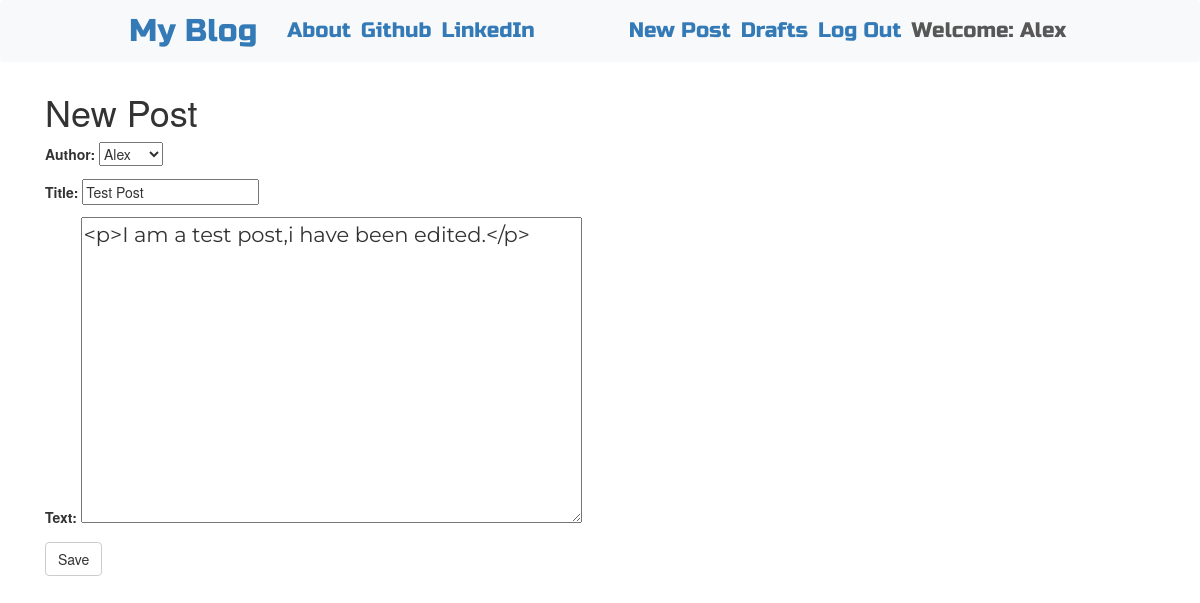
Screenshot of /post/2/edit/ (signed in) with the database file from the repository.
### blog/models.py (models this page shows, shortened)
class Post(models.Model):
    author = models.ForeignKey('auth.User',on_delete=models.CASCADE)
    title = models.CharField(max_length=200)
    text = models.TextField()
    created_date = models.DateTimeField(default=timezone.now)
    published_date = models.DateTimeField(blank=True, null=True)

### blog/views.py (the view)
# urls.py: path("post/<int:pk>/edit/", views.PostUpdateView.as_view(), name = 'post_edit'),
class PostUpdateView(LoginRequiredMixin, UpdateView):
    login_url = '/login/'
    redirect_field_name = 'blog/post_detail.html'
    form_class = PostForm
    model = Post

### blog/forms.py
class PostForm(forms.ModelForm):
    class Meta():
        model = Post
        fields = ('author', 'title', 'text')
        widgets = {
            'title':forms.TextInput(attrs={'class':'textinputclass'}),
            'text':forms.Textarea(attrs = {'class':'editable medium-editor-textarea postcontent '})
        }

### blog/templates/blog/post_form.html (shortened to what this page needs)
{% extends "blog/base.html" %}
{% block content %}
    <h1>New Post</h1>
    <form class = "post-form" method="POST">
        {{form.as_p}}
        <button type="submit" class = "save btn btn-default">Save</button>
    </form>
{% endblock %}

### blog/templates/blog/base.html (shortened to what this page needs)
<!DOCTYPE html>
{% load static %}
<html lang="en">
<head>
    <link href="https://cdn.jsdelivr.net/npm/bootstrap@5.3.0-alpha2/dist/css/bootstrap.min.css" rel="stylesheet">
    <link rel="stylesheet" href="https://maxcdn.bootstrapcdn.com/bootstrap/3.4.0/css/bootstrap.min.css">
    <link rel="stylesheet" href="//cdn.jsdelivr.net/npm/medium-editor@latest/dist/css/medium-editor.min.css" type="text/css" media="screen" charset="utf-8">
    <link rel="stylesheet" href= "{% static 'css/blog.css'%}">
</head>
<body class = "loader">
    <nav class="navbar navbar-expand-sm bg-light techfont custom-navbar">
        <div class = "container">
            <div class="navbar-nav align-items-center">
                <li class = "navbar-brand bigbrand"><a href="{% url 'post_list' %}">My Blog</a></li>
                <ul class ="navbar-nav">
                    <li class = "nav-item nav-link"><a href="{% url 'about' %}">About</a></li>
                    <li class = "nav-item nav-link"><a href="https://www.github.com">Github</a></li>
                    <li class = "nav-item nav-link"><a href="https://www.linkedin.com">LinkedIn</a></li>
                </ul>
            </div>
            <ul class = "navbar-nav">
                <div class="navbar-nav align-items-center ml-auto">
                    {% if user.is_authenticated %}
                        <li class = "nav-item nav-link"><a href="{% url 'post_new' %}">New Post</a></li>
                        <li class = "nav-item nav-link"><a href="{% url 'post_draft_list' %}">Drafts</a></li>
                        <li class = "nav-item nav-link"><a href="{% url 'logout' %}">Log Out</a></li>
                        <li class = "nav-item nav-link"><a>Welcome: {{ user.username }}</a></li>
                    {% else %}
                        <li class = 'navbar-nav-right nav-link'><a href="{% url 'login' %}"><span class = 'glyphicon glyphicon-user'></span></a></li>
                        <!-- a gylphicon is just a little icon that comes with bootstrap
                        to use it you need to wrap it in a span class -->
                    {% endif %}
                </div>
            </ul>
        </div>
    </nav>
    <div class = "content container">
        <div class = "row">
            <div class = "col-md-8">
                <div class = "blog_posts">
                    {% block content %}
                    {% endblock %}
                </div>
            </div>
        </div>
    </div>
</body>
</html>

### blog/static/css/blog.css (style rules this page uses)
.techfont { font-family: 'Russo One', sans-serif; font-size: 1.5em; margin-bottom: 10px; }
.bigbrand { font-size: 1.5em; }
.postcontent { font-family: 'Montserrat' ; font-size: 1.5em; }
.loader { filter:hue-rotate(0deg); color: linear-gradient(45deg,#0f8,#08f); animation:hue 5000ms infinite linear; }

### rows the page displays
Post: author "Alex", title "Test Post", text "<p>I am a test post,i have been edited.</p>"

### other values shown
{{ user.username }} "Alex"
